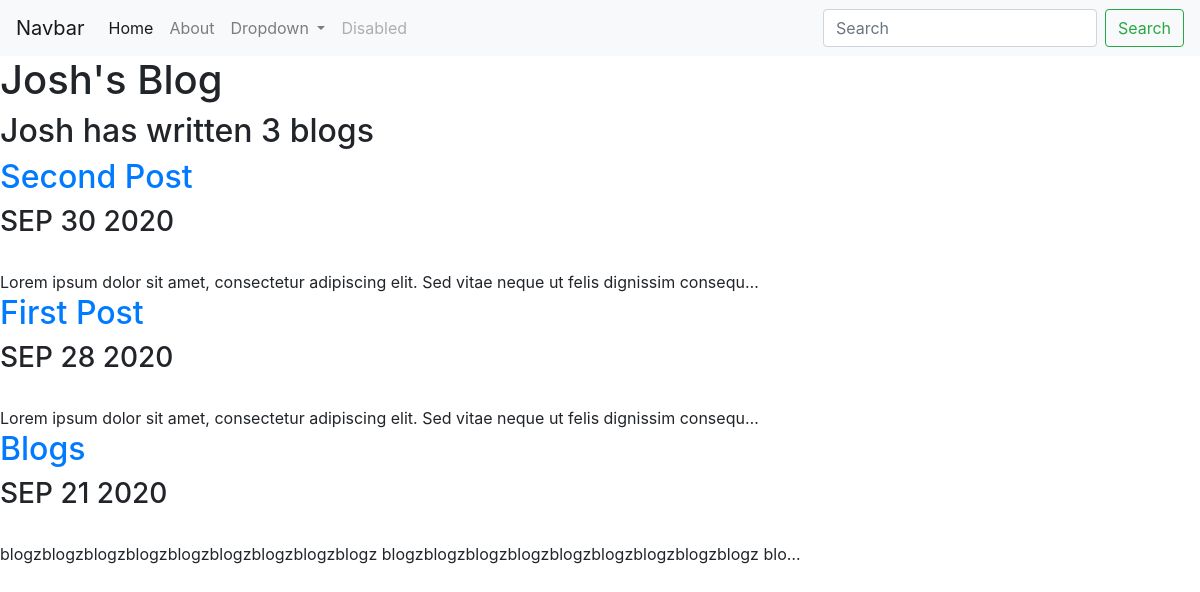
Page /blog/ on the earlier database version.
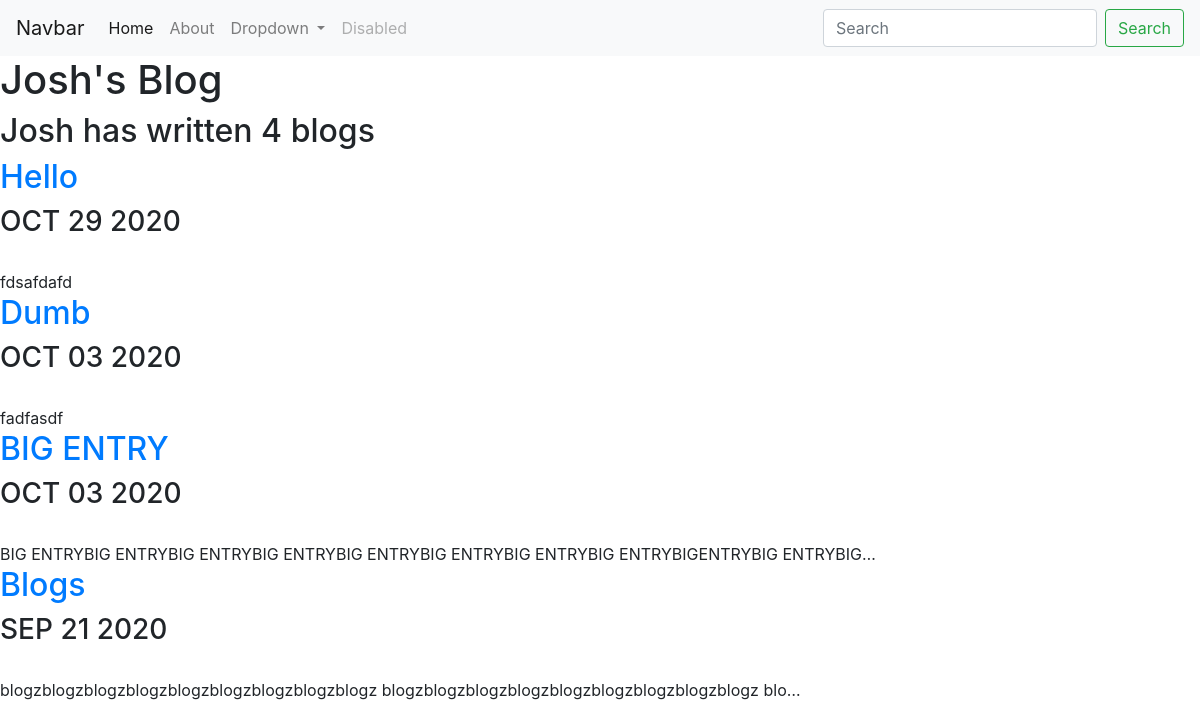
Same page on the later database version.
### blog/models.py (models this page shows, shortened)
class Blog(models.Model):
    title = models.CharField(max_length=200)
    date = models.DateField()
    content = models.TextField()

### blog/views.py (the view)
# urls.py: path('', views.all_blogs, name='all_blogs'),  # if forwarded, it has the other url added to it
def all_blogs(request):
    blogs = Blog.objects.order_by('-date')[:5]
    return render(request, 'blog/all_blogs.html', {'blogs': blogs})

### blog/templates/blog/all_blogs.html
{% extends 'portfolio/base.html' %}
{% block content %}
<h1>Josh's Blog</h1>
<h2>Josh has written {{ blogs.count }} blog{{ blogs.count|pluralize }}</h2>
{% for blog in blogs %}
<a href="{% url 'blog:detail' blog.id %}">
    <h2>{{ blog.title }}</h2>
</a>
<h3>{{ blog.date|date:'M d Y'|upper }}</h3>
<br>{{ blog.content|truncatechars:100|striptags }}
{% endfor %}
{% endblock %}

### portfolio/templates/portfolio/base.html (shortened to what this page needs)
<!doctype html>
<html lang="en">
{% load static %}
<head>
    <link rel="stylesheet" href="https://stackpath.bootstrapcdn.com/bootstrap/4.5.2/css/bootstrap.min.css"
>
</head>
<body>
<nav class="navbar navbar-expand-lg navbar-light bg-light">
    <a class="navbar-brand" href="#">Navbar</a>
    <div class="collapse navbar-collapse" id="navbarSupportedContent">
        <ul class="navbar-nav mr-auto">
            <li class="nav-item active">
                <a class="nav-link" href="#">Home <span class="sr-only">(current)</span></a>
            </li>
            <li class="nav-item">
                <a class="nav-link" href="#">About</a>
            </li>
            <li class="nav-item dropdown">
                <a class="nav-link dropdown-toggle" href="#" id="navbarDropdown" role="button" data-toggle="dropdown"
                   aria-haspopup="true" aria-expanded="false">
                    Dropdown
                </a>
            </li>
            <li class="nav-item">
                <a class="nav-link disabled" href="#" tabindex="-1" aria-disabled="true">Disabled</a>
            </li>
        </ul>
        <form class="form-inline my-2 my-lg-0">
            <input class="form-control mr-sm-2" type="search" placeholder="Search" aria-label="Search">
            <button class="btn btn-outline-success my-2 my-sm-0" type="submit">Search</button>
        </form>
    </div>
</nav>
{% block content %}{% endblock %}
</body>
</html>

Differences in the rows shown:
removed Blog: title "Second Post", date "SEP 30 2020", content "Lorem ipsum dolor sit amet, consectetur adipiscing elit. Sed vitae neque ut felis dignissim consequ…"
removed Blog: title "First Post", date "SEP 28 2020", content "Lorem ipsum dolor sit amet, consectetur adipiscing elit. Sed vitae neque ut felis dignissim consequ…"
added Blog: title "Hello", date "OCT 29 2020", content "fdsafdafd"
added Blog: title "Dumb", date "OCT 03 2020", content "fadfasdf"
added Blog: title "BIG ENTRY", date "OCT 03 2020", content "BIG ENTRYBIG ENTRYBIG ENTRYBIG ENTRYBIG ENTRYBIG ENTRYBIG ENTRYBIG ENTRYBIGENTRYBIG ENTRYBIG…"
Other differences:
{{ blogs.count }}: "3" → "4"
